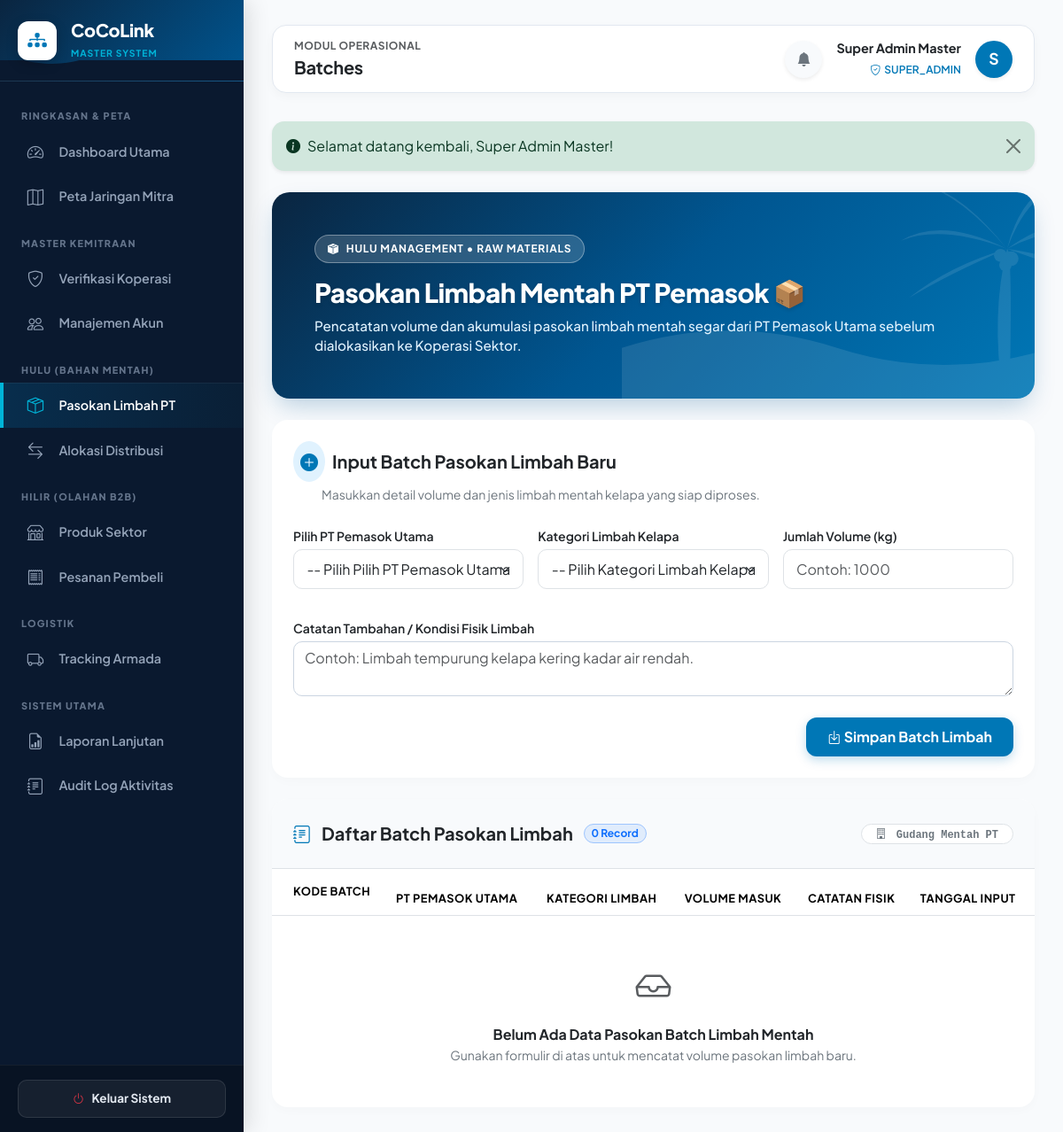
Page /index.php?page=batches (signed in) on the earlier database version.
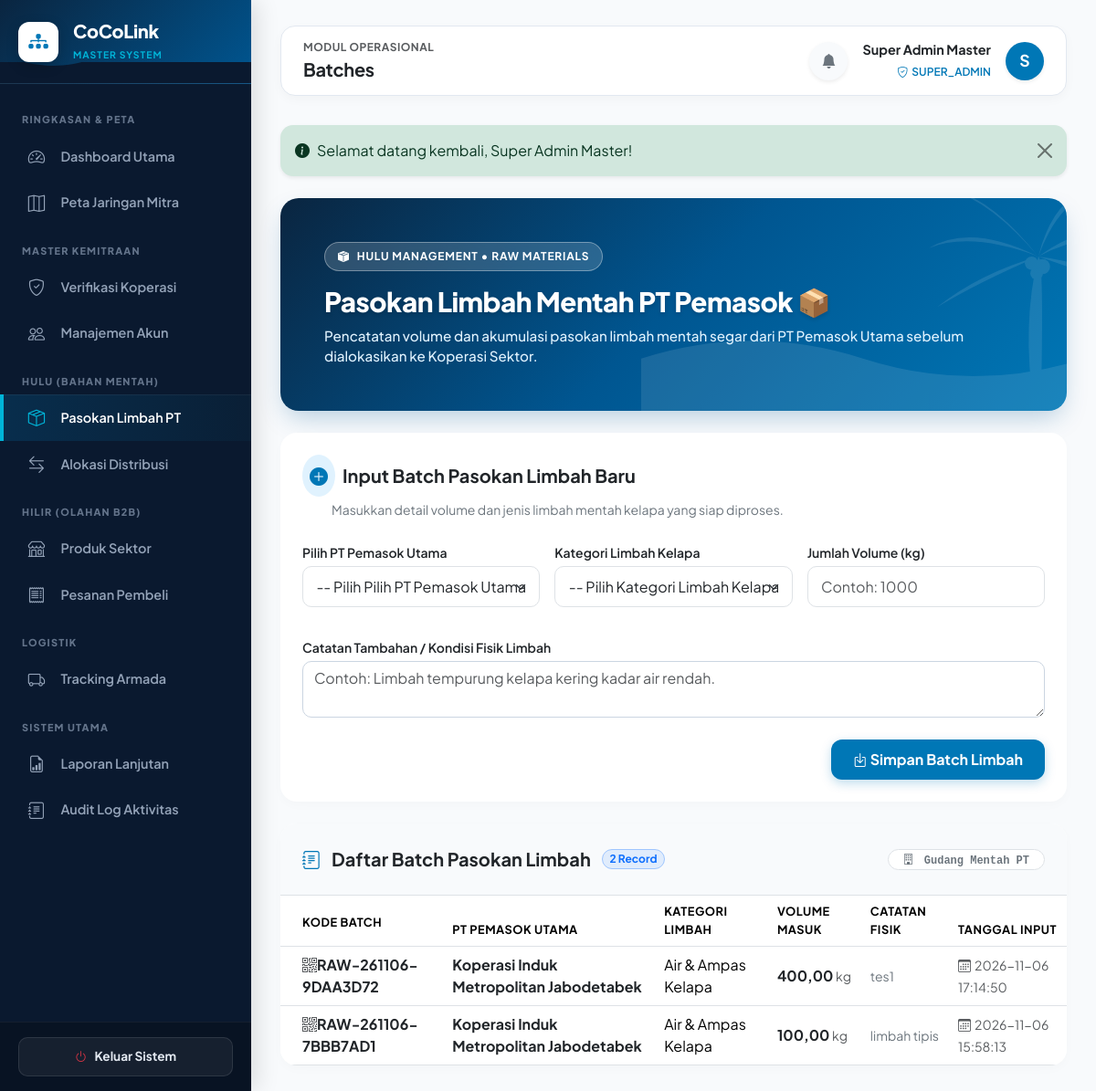
Same page on the later database version.
### tables this page shows
CREATE TABLE `users` (
  `id` int(11) NOT NULL,
  `name` varchar(255) NOT NULL,
  `email` varchar(191) NOT NULL,
  `password` varchar(255) NOT NULL,
  `role` enum('super_admin','induk','supplier','coop','buyer','driver') NOT NULL,
  `driver_type` enum('pt_to_induk','induk_to_coop','coop_to_buyer') DEFAULT 'coop_to_buyer',
  `supplier_id` int(11) DEFAULT NULL,
  `coop_id` int(11) DEFAULT NULL,
  `buyer_id` int(11) DEFAULT NULL,
  `is_active` tinyint(1) DEFAULT 1,
  `created_at` datetime DEFAULT current_timestamp()
);

CREATE TABLE `raw_batches` (
  `id` int(11) NOT NULL,
  `batch_code` varchar(100) NOT NULL,
  `supplier_id` int(11) NOT NULL,
  `raw_type_id` int(11) NOT NULL,
  `quantity` decimal(12,2) DEFAULT 0.00,
  `notes` text DEFAULT NULL,
  `created_at` datetime DEFAULT current_timestamp()
);

CREATE TABLE `suppliers` (
  `id` int(11) NOT NULL,
  `legal_name` varchar(255) NOT NULL,
  `nib` varchar(100) DEFAULT NULL,
  `email` varchar(191) DEFAULT NULL,
  `phone` varchar(50) DEFAULT NULL,
  `address` text DEFAULT NULL,
  `city` varchar(100) DEFAULT NULL,
  `province` varchar(100) DEFAULT NULL,
  `status` enum('pending','verified','rejected') DEFAULT 'verified',
  `latitude` decimal(10,8) DEFAULT NULL,
  `longitude` decimal(11,8) DEFAULT NULL,
  `created_at` datetime DEFAULT current_timestamp()
);

CREATE TABLE `raw_types` (
  `id` int(11) NOT NULL,
  `name` varchar(100) NOT NULL,
  `code` varchar(50) DEFAULT NULL
);

### app/bootstrap.php (called while the page is built, shortened)
<?php
$config = require __DIR__ . '/../config/config.php';
function db(): PDO {
    global $config;
    static $pdo = null;
    if ($pdo === null) {
        $pdo = new PDO(
            'mysql:host=' . $config['db_host'] . ';port=' . $config['db_port'] . ';dbname=' . $config['db_name'] . ';charset=utf8mb4',
            $config['db_user'],
            $config['db_password'],
            [
                PDO::ATTR_ERRMODE            => PDO::ERRMODE_EXCEPTION,
                PDO::ATTR_DEFAULT_FETCH_MODE => PDO::FETCH_ASSOC,
                PDO::ATTR_EMULATE_PREPARES   => false
            ]
        );
    }
    return $pdo;
}
function sql(string $query, array $params = []): PDOStatement {
    $st = db()->prepare($query);
    $st->execute($params);
    return $st;
}
function rows(string $query, array $params = []): array {
    return sql($query, $params)->fetchAll();
}
function one(string $query, array $params = []): ?array {
    $r = sql($query, $params)->fetch();
    return $r ?: null;
}
function e(mixed $v): string {
    return htmlspecialchars((string)($v ?? ''), ENT_QUOTES | ENT_SUBSTITUTE, 'UTF-8');
}
function number(mixed $n, int $dec = 2): string {
    return number_format((float)$n, $dec, ',', '.');
}
function current_user(): ?array {
    $u = one('SELECT * FROM users WHERE id=?', [(int)$_SESSION['uid']]);
    return $u;
}
function user(): array {
    $u = current_user();
    return $u;
}
function must_role(array $roles): array {
    $u = user();
    return $u;
}
?>

### app/views/pages.php (called while the page is built, shortened)
<?php
require_once __DIR__ . '/pages/batches.php';
function render_page(string $page, array $u): void {
    render_layout($page, $u, function() use ($page, $u) {
        try {
            match ($page) {
                'dashboard'    => page_dashboard($u),
                'verification' => page_verification($u),
                'accounts'     => page_accounts($u),
                'batches'      => page_batches($u),
                'allocations'  => page_allocations($u),
                'products'     => page_products($u),
                'catalog'      => page_catalog($u),
                'orders'       => page_orders($u),
                'shipments'    => page_shipments($u),
                'maps'         => page_maps($u),
                'reports'      => page_reports(),
                'audit'        => page_audit($u),
                default        => page_dashboard($u)
            };
        } catch (Throwable $e) {
            echo '<div class="alert alert-danger border-0 shadow-sm rounded-4 p-4 my-3">';
            echo '  <div class="d-flex align-items-center gap-2 mb-2">';
            echo '    <i class="bi bi-exclamation-octagon-fill fs-4 text-danger"></i>';
            echo '    <h5 class="fw-bold mb-0 text-dark">Terjadi Kesalahan Database / Sistem</h5>';
            echo '  </div>';
            echo '  <p class="mb-0 text-secondary small" style="font-family: monospace;">' . e($e->getMessage()) . '</p>';
            echo '</div>';
        }
    });
}

### index.php (called while the page is built, shortened)
<?php
require __DIR__ . '/app/bootstrap.php';
require __DIR__ . '/app/actions.php';
require __DIR__ . '/app/views/layout.php';
require __DIR__ . '/app/views/pages.php';
try {
    $u = current_user();
    $page = trim((string)($_GET['page'] ?? 'dashboard'));
    match ($page) {
        'dashboard'    => true,
        'maps'         => true,
        'verification' => must_role(['super_admin', 'induk', 'supplier']),
        'accounts'     => must_role(['super_admin', 'induk', 'supplier']),
        'batches'      => must_role(['super_admin', 'induk', 'supplier']),
        'allocations'  => must_role(['super_admin', 'induk', 'supplier', 'coop']),
        'products'     => must_role(['super_admin', 'induk', 'supplier', 'coop']),
        'catalog'      => must_role(['buyer']),
        'orders'       => must_role(['super_admin', 'induk', 'supplier', 'coop', 'buyer']),
        'shipments'    => must_role(['super_admin', 'induk', 'supplier', 'coop', 'driver', 'buyer']),
        'reports'      => must_role(['super_admin', 'induk', 'supplier']),
        'audit'        => must_role(['super_admin']),
        default        => redirect('dashboard')
    };
    render_page($page, $u);
} catch (Throwable $e) {
    flash($e->getMessage(), 'danger');
    $u = current_user();
    if ($u) {
        render_page('dashboard', $u);
    } else {
        render_public('login');
    }
}

### app/views/pages/batches.php (the view, shortened to what the rows shown need)
<?php
function page_batches(array $u): void {
    $supplier = $u['role'] === 'supplier';
    if ($supplier) {
        check_supplier_active($u);
        $batches = rows("SELECT b.*, r.name AS raw_name, s.legal_name
                        FROM raw_batches b
                        JOIN raw_types r ON r.id=b.raw_type_id
                        JOIN suppliers s ON s.id=b.supplier_id
                        WHERE b.supplier_id=?
                        ORDER BY b.id DESC", [$u['supplier_id']]);
    } else {
        $batches = rows("SELECT b.*, r.name AS raw_name, s.legal_name
                        FROM raw_batches b
                        JOIN raw_types r ON r.id=b.raw_type_id
                        JOIN suppliers s ON s.id=b.supplier_id
                        ORDER BY b.id DESC");
    }
?>
<div class="batches-page-container">
    <div class="card border-0 mb-4 ocean-banner-card">
        <div class="card-body p-4 p-md-5 position-relative" style="z-index: 1;">
            <div class="d-flex justify-content-between align-items-center flex-wrap gap-3">
                <div>
                    <h2 class="banner-title mb-2">Pasokan Limbah Mentah PT Pemasok 📦</h2>
                </div>
            </div>
        </div>
    </div>
    <div class="card border-0 section-card overflow-hidden">
        <div class="card-body p-0">
            <div class="table-responsive">
                <table class="table table-hover align-middle mb-0">
                    <thead style="background:#F1F5F9; font-size:0.8rem; color:#475569; text-transform:uppercase; letter-spacing:0.5px;">
                        <tr>
                            <th class="ps-4 py-3">Kode Batch</th>
                            <th>PT Pemasok Utama</th>
                            <th>Kategori Limbah</th>
                            <th>Volume Masuk</th>
                            <th>Catatan Fisik</th>
                            <th>Tanggal Input</th>
                        </tr>
                    </thead>
                    <tbody>
                    <?php foreach ($batches as $b): ?>
                        <tr>
                            <td class="ps-4 fw-bold text-dark"><i class="bi bi-qr-code me-1.5 text-muted"></i><?= e($b['batch_code']) ?></td>
                            <td><strong class="text-dark"><?= e($b['legal_name']) ?></strong></td>
                            <td><span class="badge-raw_type"><?= e($b['raw_name']) ?></span></td>
                            <td><strong class="fs-6 text-dark"><?= number($b['quantity']) ?></strong> <small class="text-muted">kg</small></td>
                            <td><small class="text-secondary"><?= e($b['notes'] ?: '—') ?></small></td>
                            <td><small class="text-muted"><i class="bi bi-calendar3 me-1"></i><?= e($b['created_at']) ?></small></td>
                        </tr>
                    <?php endforeach; ?>
                    </tbody>
                </table>
            </div>
        </div>
    </div>
</div>
<?php } ?>

### app/views/layout.php (shortened to what the rows shown need)
<?php
function render_layout(string $page, array $u, callable $contentRenderer): void {
?>
<!doctype html>
<html lang="id">
<head>
    <link href="https://cdn.jsdelivr.net/npm/bootstrap@5.3.2/dist/css/bootstrap.min.css" rel="stylesheet">
    <link rel="stylesheet" href="https://cdn.jsdelivr.net/npm/bootstrap-icons@1.11.2/font/bootstrap-icons.min.css">
</head>
<body>
<div class="wrapper">
    <main class="main-content">
        <header class="top-navbar d-flex justify-content-between align-items-center">
            <div class="d-flex align-items-center gap-2 gap-md-3">
                <div class="dropdown">
                    <button class="btn btn-light position-relative rounded-circle p-2 border-0 shadow-sm" type="button" data-bs-toggle="dropdown" aria-expanded="false" style="width: 42px; height: 42px; background: #F8FAFC;">
                    </button>
                </div>
                <div class="d-none d-md-block text-end">
                    <div class="fw-bold text-dark" style="font-size:0.9rem;"><?= e($u['name'] ?? 'User') ?></div>
                    <span class="fw-semibold" style="font-size:0.75rem; color:var(--ocean-primary);"><i class="bi bi-shield-check me-1"></i><?= e(strtoupper($u['role'] ?? 'GUEST')) ?></span>
                </div>
                <div class="text-white rounded-circle d-flex justify-content-center align-items-center fw-bold shadow-sm" style="width:42px; height:42px; font-size:1.1rem; background: var(--ocean-primary);">
                    <?= strtoupper(substr(($u['name'] ?? 'U'), 0, 1)) ?>
                </div>
            </div>
        </header>
        <?php $contentRenderer(); ?>
    </main>
</div>
</body>
</html>
<?php
}

Differences in the rows shown:
added raw_batches: batch_code "RAW-261106-9DAA3D72", supplier.legal_name "Koperasi Induk Metropolitan Jabodetabek", raw_type.name "Air & Ampas Kelapa", quantity "400,00", notes "tes1", created_at "2026-11-06 17:14:50"
added raw_batches: batch_code "RAW-261106-7BBB7AD1", supplier.legal_name "Koperasi Induk Metropolitan Jabodetabek", raw_type.name "Air & Ampas Kelapa", quantity "100,00", notes "limbah tipis", created_at "2026-11-06 15:58:13"
Other differences:
count($batches): "0" → "2"
text no longer shown: "Belum Ada Data Pasokan Batch Limbah Mentah Gunakan formulir di atas untuk mencatat volume pasokan limbah baru."
